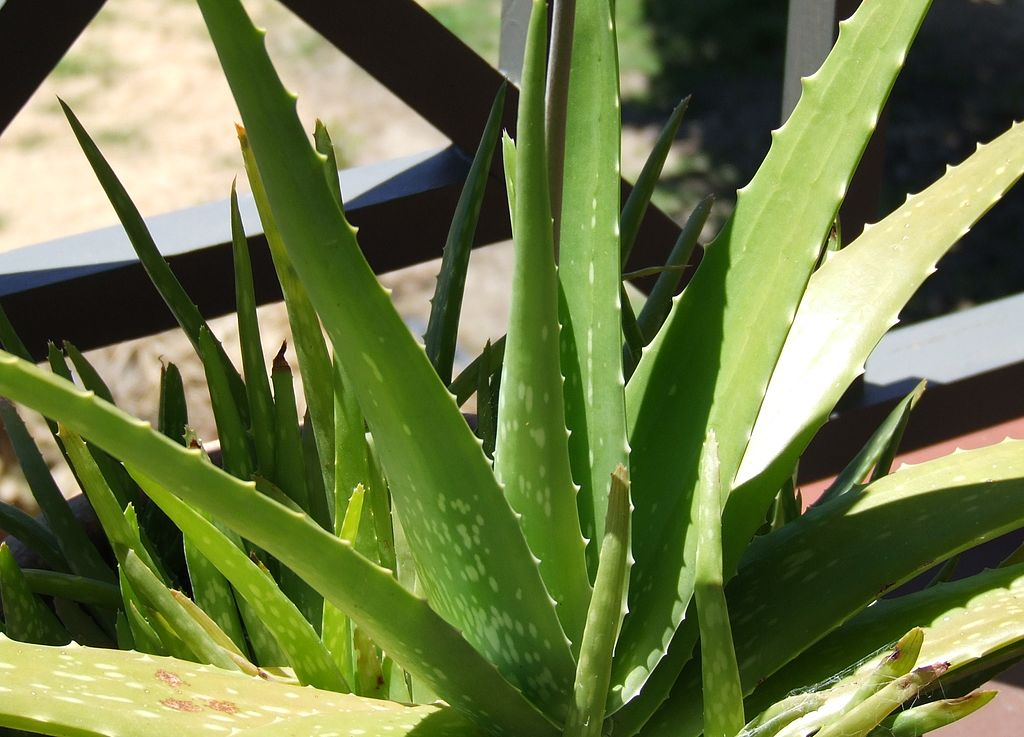
#> input picture Practica 3/AloeVera.jpg, 1024 x 737 px, found by its file name
$ python ajuste_contraste.py
#> lines starting #> are read from the running program, lines starting #| are printed output that depends on the picture; after the words box and inside, x2 and y2 are one past the last pixel; in counts of white or black regions, pixels touching at a corner belong together
import cv2
import numpy as np
import matplotlib.pyplot as plt

def ajuste_contraste(img, min_val, max_val, modo=1):
    """
    Ajusta el contraste de la imagen según el modo especificado:
    modo 1: Dentro del rango -> 255, Fuera del rango -> 0
    modo 2: Dentro del rango -> 255, Fuera del rango -> mantener valores originales

    :param img: imagen de entrada
    :param min_val: valor mínimo del rango
    :param max_val: valor máximo del rango
    :param modo: 1 o 2, según el tipo de ajuste deseado
    :return: imagen ajustada
    """
    img_out = img.copy()

    # Máscara para valores dentro del rango
    mask_between = (img >= min_val) & (img <= max_val)

    if modo == 1:
        # Modo 1: Dentro -> 255, Fuera -> 0
        img_out[:] = 0  # Primero poner todo a 0
        img_out[mask_between] = 255  # Luego los valores dentro del rango a 255
    else:
        # Modo 2: Dentro -> 255, Fuera -> mantener valores originales
        img_out[mask_between] = 255  # Solo modificar los valores dentro del rango

    return img_out

# Leer la imagen y convertirla a escala de grises
img = cv2.imread('Practica 3/AloeVera.jpg', cv2.IMREAD_GRAYSCALE)
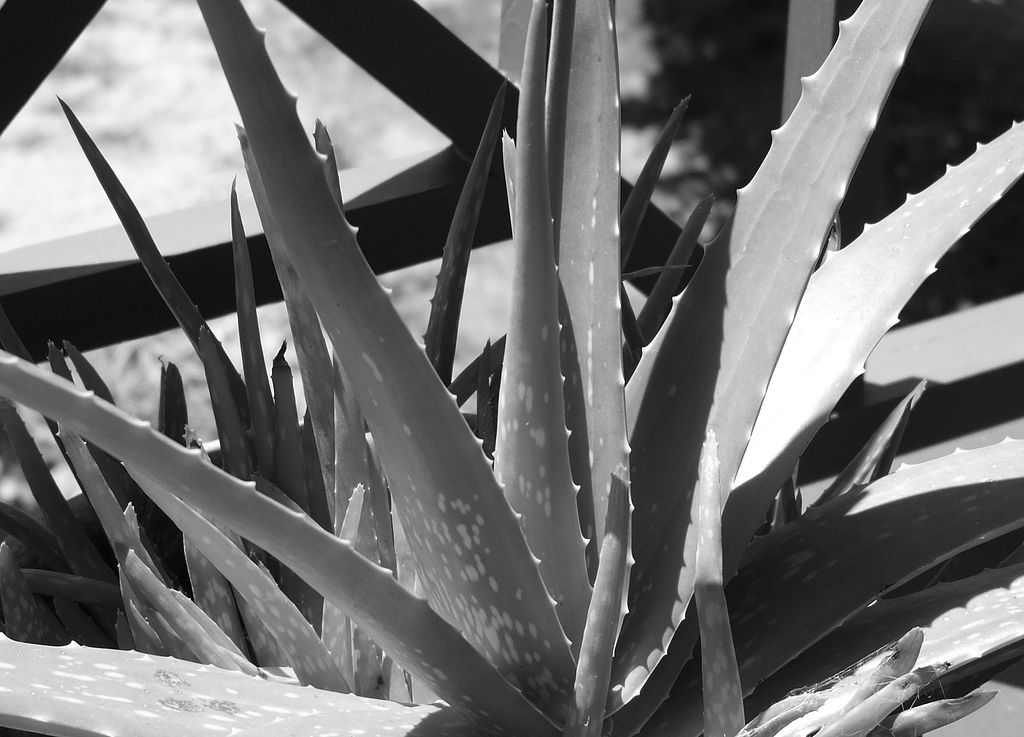
#> img: shape (737, 1024); min 0, max 255, mean 111

# Aplicar el ajuste de contraste con ambos modos
min_val = 100  # Valor mínimo
max_val = 200  # Valor máximo

# Aplicar ambos modos
img_modo1 = ajuste_contraste(img, min_val, max_val, modo=1)
#> in ajuste_contraste, `mask_between = (img >= min_val) & (img <= max_val)`:
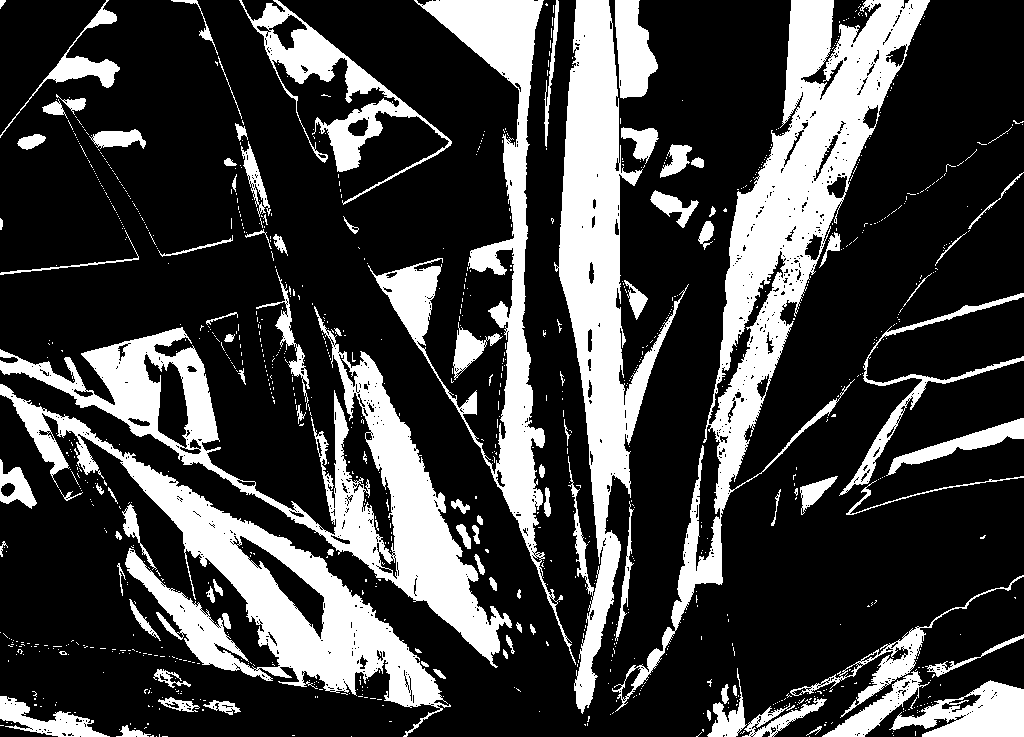
#> mask_between: shape (737, 1024) bool; 25.7% white; 1032 white regions (933 under 20 px), largest, box (x1, y1, x2, y2) and area: (612, 0, 930, 712) 37869, (0, 306, 512, 668) 30300, (554, 0, 689, 714) 28977
#> in ajuste_contraste, `img_out[:] = 0`: img_out: shape (737, 1024); every value is 0
img_modo2 = ajuste_contraste(img, min_val, max_val, modo=2)
#> call 2 of ajuste_contraste, with min_val = 100, max_val = 200, modo = 2
#> in ajuste_contraste (call 2), `img_out[mask_between] = 255`:
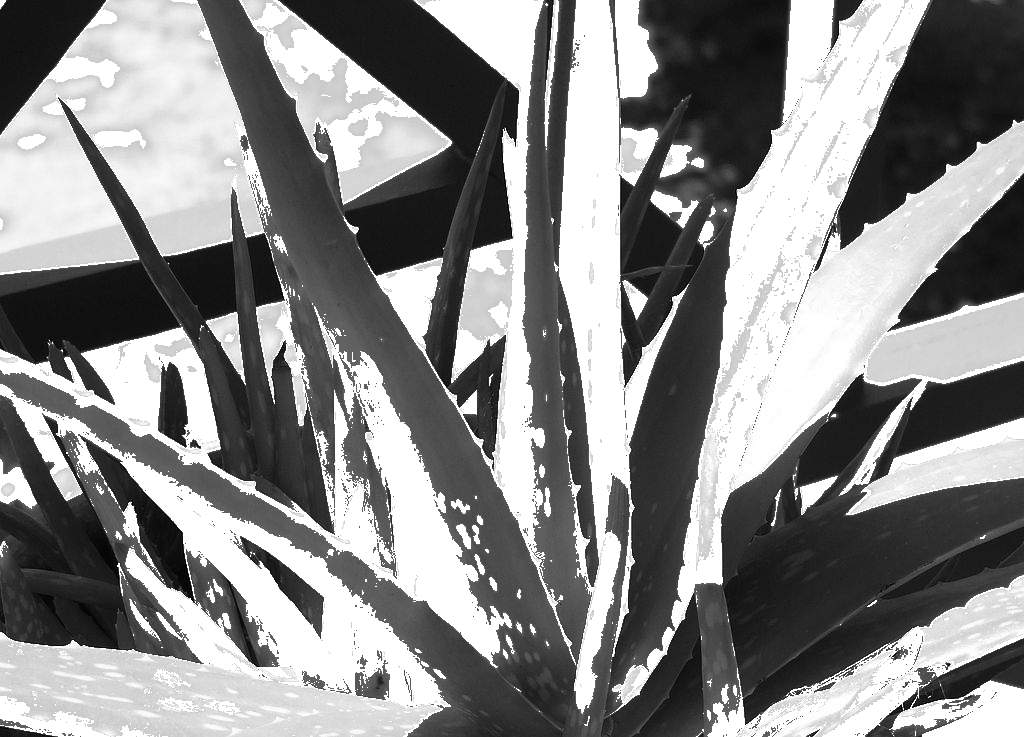
#> img_out: shape (737, 1024); min 0, max 255, mean 137.3

# Crear una figura para mostrar las imágenes
plt.figure(figsize=(15, 10))

# Mostrar imagen original
plt.subplot(231)
plt.imshow(img, cmap='gray')
plt.title('Imagen Original')
plt.axis('off')

# Mostrar imagen ajustada modo 1
plt.subplot(232)
plt.imshow(img_modo1, cmap='gray')
plt.title(f'Modo 1: Dentro [255], Fuera [0]\n(Rango: {min_val}-{max_val})')
plt.axis('off')

# Mostrar imagen ajustada modo 2
plt.subplot(233)
plt.imshow(img_modo2, cmap='gray')
plt.title(f'Modo 2: Dentro [255], Fuera [original]\n(Rango: {min_val}-{max_val})')
plt.axis('off')


# Histograma original
plt.subplot(234)
plt.hist(img.ravel(), 256, [0, 256], color='black', alpha=0.7)
plt.title('Histograma Original')
plt.xlabel('Valor de pixel')
plt.ylabel('Frecuencia')

# Histograma modo 1
plt.subplot(235)
plt.hist(img_modo1.ravel(), 256, [0, 256], color='black', alpha=0.7)
plt.title('Histograma Modo 1')
plt.xlabel('Valor de pixel')
plt.ylabel('Frecuencia')

# Histograma modo 2
plt.subplot(236)
plt.hist(img_modo2.ravel(), 256, [0, 256], color='black', alpha=0.7)
plt.title('Histograma Modo 2')
plt.xlabel('Valor de pixel')
plt.ylabel('Frecuencia')

plt.tight_layout()
plt.show()
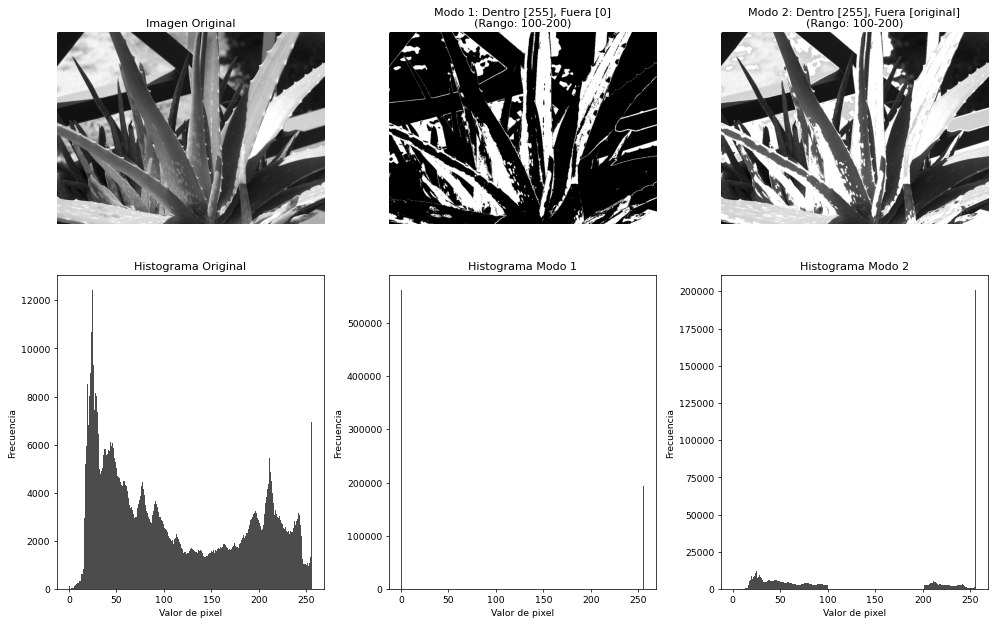
#> figure drawn by matplotlib, 6 panels; panel 4: tallest bar 12411 high, from x = 24 to 25; panel 5: tallest bar 560953 high, from x = 0 to 1; panel 6: tallest bar 200683 high, from x = 255 to 256
